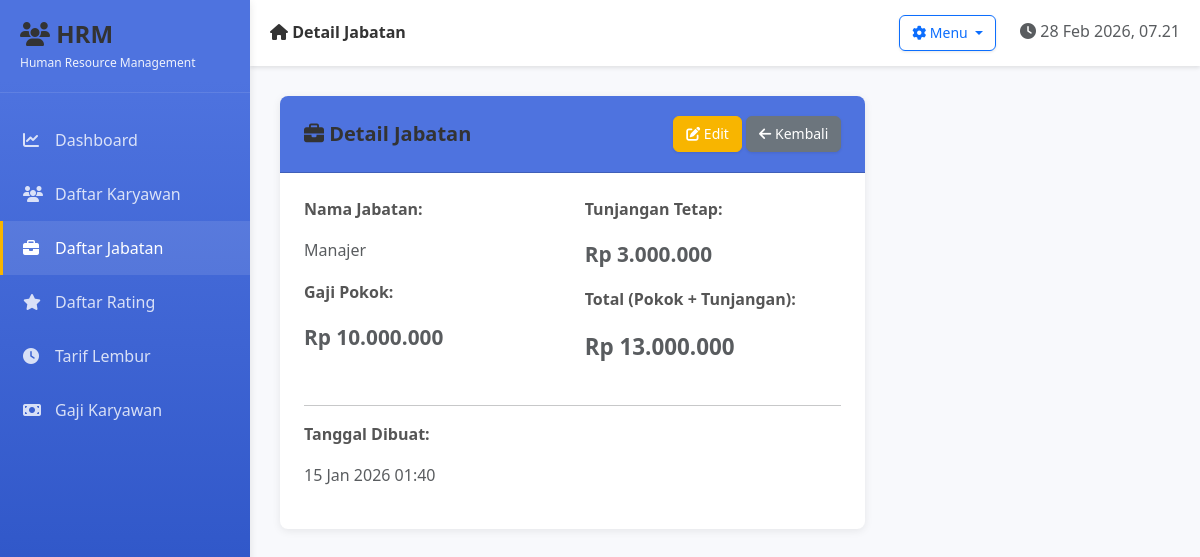
/views/jabatan-detail.php?id=1, run on the app's committed database.
### tables this page shows
CREATE TABLE `jabatan` (
  `id` int(11) NOT NULL,
  `nama` varchar(100) NOT NULL,
  `gaji_pokok` int(11) NOT NULL,
  `tunjangan` int(11) NOT NULL,
  `created_at` timestamp NOT NULL DEFAULT current_timestamp()
);

### config/Database.php (called while the page is built, shortened)
<?php
class Database {
    private $host = "localhost";
    private $user = "root";
    private $pass = "";
    private $db = "kantor";
    private $conn;
    private function connect() {
        $this->conn = mysqli_connect($this->host, $this->user, $this->pass, $this->db);
        mysqli_set_charset($this->conn, "utf8mb4");
    }
    public function query($sql) {
        return mysqli_query($this->conn, $sql);
    }
    public function escape($str) {
        return mysqli_real_escape_string($this->conn, $str);
    }
}

### classes/Model.php (called while the page is built, shortened)
<?php
class Model {
    protected $db;
    public function __construct() {
        require_once __DIR__ . '/../config/Database.php';
        $this->db = new Database();
    }
    public function query($sql) {
        return $this->db->query($sql);
    }
    public function fetch($sql) {
        $result = $this->query($sql);
        if ($result && mysqli_num_rows($result) > 0) {
            return mysqli_fetch_assoc($result);
        }
        return null;
    }
    public function escape($str) {
        return $this->db->escape($str);
    }
}

### models/Jabatan.php (called while the page is built, shortened)
<?php
require_once __DIR__ . '/../classes/Model.php';
class Jabatan extends Model {
    protected $table = 'jabatan';
    public function getById($id) {
        $id = $this->escape($id);
        $sql = "SELECT * FROM {$this->table} WHERE id = '$id'";
        return $this->fetch($sql);
    }
}

### views/jabatan-detail.php (the view, shortened to what this page needs)
<?php
require_once __DIR__ . '/../models/Jabatan.php';
$jabatan_model = new Jabatan();
$data = $jabatan_model->getById($_GET['id']);
include __DIR__ . '/layout.php';
?>
<div class="row">
    <div class="col-lg-8">
        <div class="card">
            <div class="card-header d-flex justify-content-between align-items-center">
                <h5 class="mb-0"><i class="fas fa-briefcase"></i> Detail Jabatan</h5>
                <div>
                    <a href="<?php echo BASE_URL; ?>views/jabatan-form.php?id=<?php echo $data['id']; ?>" class="btn btn-warning btn-sm">
                        <i class="fas fa-edit"></i> Edit
                    </a>
                    <a href="<?php echo BASE_URL; ?>views/jabatan.php" class="btn btn-secondary btn-sm">
                        <i class="fas fa-arrow-left"></i> Kembali
                    </a>
                </div>
            </div>
            <div class="card-body">
                <div class="row mb-4">
                    <div class="col-md-6">
                        <p><strong>Nama Jabatan:</strong></p>
                        <p class="text-muted"><?php echo htmlspecialchars($data['nama']); ?></p>
                        <p><strong>Gaji Pokok:</strong></p>
                        <p class="text-muted text-success" style="font-size: 1.3rem;">
                            <strong><?php echo 'Rp ' . number_format($data['gaji_pokok'], 0, ',', '.'); ?></strong>
                        </p>
                    </div>
                    <div class="col-md-6">
                        <p><strong>Tunjangan Tetap:</strong></p>
                        <p class="text-muted text-info" style="font-size: 1.3rem;">
                            <strong><?php echo 'Rp ' . number_format($data['tunjangan'], 0, ',', '.'); ?></strong>
                        </p>
                        <p><strong>Total (Pokok + Tunjangan):</strong></p>
                        <p class="text-muted text-primary" style="font-size: 1.4rem;">
                            <strong><?php echo 'Rp ' . number_format($data['gaji_pokok'] + $data['tunjangan'], 0, ',', '.'); ?></strong>
                        </p>
                    </div>
                </div>
                <hr>
                <p><strong>Tanggal Dibuat:</strong></p>
                <p class="text-muted"><?php echo date('d M Y H:i', strtotime($data['created_at'])); ?></p>
            </div>
        </div>
    </div>
</div>
<?php include __DIR__ . '/layout-footer.php'; ?>

### assets/css/style.css (style rules this page uses)
:root { --primary-color: #4e73df; --secondary-color: #858796; --success-color: #1cc88a; --danger-color: #e74c3c; --warning-color: #f8b500; --info-color: #17a2b8; --light-bg: #f8f9fc; --sidebar-width: 250px; }
html, body { width: 100%; height: 100%; margin: 0; padding: 0; overflow-x: hidden; }
body { background-color: var(--light-bg); font-family: 'Segoe UI', Tahoma, Geneva, Verdana, sans-serif; }
.card { border: none; box-shadow: 0 2px 8px rgba(0,0,0,0.08); border-radius: 8px; }
.card-header { background-color: var(--primary-color) !important; color: white !important; border-radius: 8px 8px 0 0 !important; padding: 15px 20px !important; font-weight: 600; }
.btn-warning { background-color: var(--warning-color); border-color: var(--warning-color); color: white; }
.card { border: none; box-shadow: 0 2px 8px rgba(0,0,0,0.08); border-radius: 8px; transition: box-shadow 0.3s ease, transform 0.3s ease; }
.btn { font-weight: 500; border-radius: 6px; transition: all 0.3s ease; box-shadow: 0 1px 3px rgba(0,0,0,0.1); }
.btn-sm { padding: 0.4rem 0.75rem; font-size: 0.875rem; }
.card-body { padding: 1.5rem; }
.card-header { padding: 1.25rem 1.5rem !important; }
h1, h2, h3, h4, h5, h6 { color: #333; font-weight: 600; margin-bottom: 0.5rem; }
p { color: #555; line-height: 1.6; }
a { color: var(--primary-color); text-decoration: none; transition: color 0.2s ease; }
html { scroll-behavior: smooth; }

### data on the page
jabatan: nama "Manajer", gaji_pokok "10.000.000", tunjangan "3.000.000", $data['gaji_pokok'] + $data['tunjangan'] "13.000.000", created_at "15 Jan 2026 01:40"

### other printed values
$page_title "Detail Jabatan"
